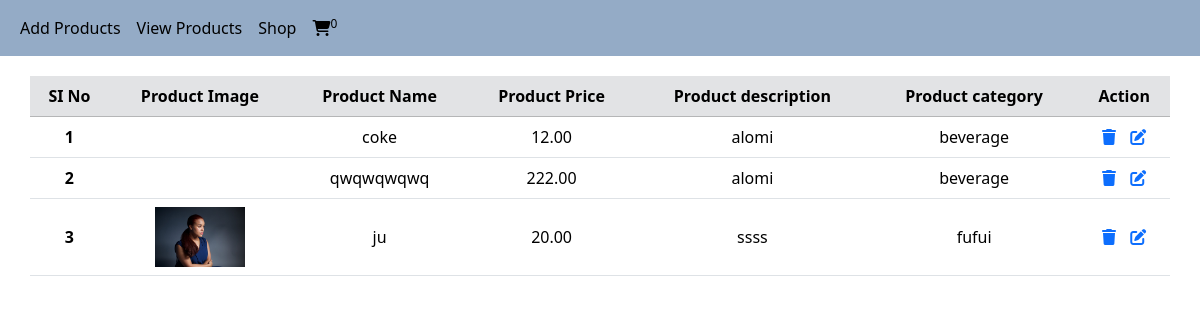
The page /admin_settings_viewproducts.php (signed in) on the database as committed earlier.
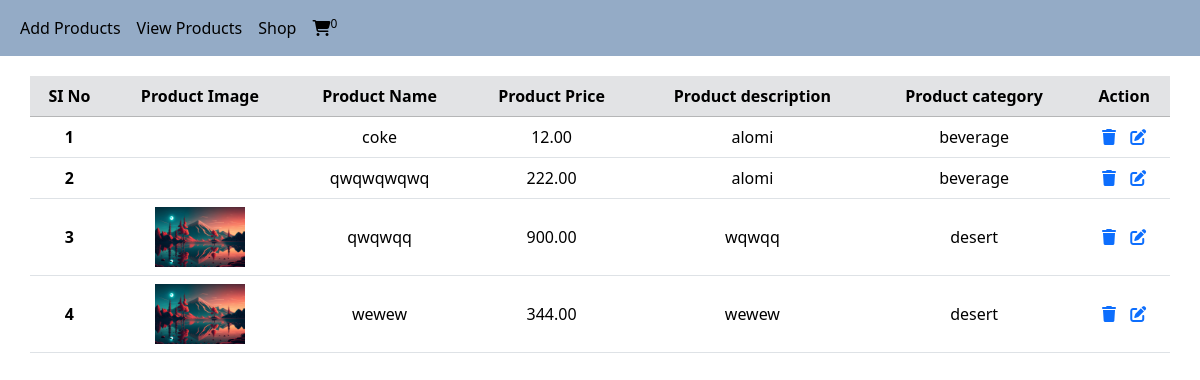
The same page on the database as committed later.
### tables this page shows
CREATE TABLE `menu` (
  `ID` int(11) NOT NULL,
  `name` varchar(100) NOT NULL,
  `description` text NOT NULL,
  `price` decimal(10,2) NOT NULL,
  `category` varchar(50) NOT NULL,
  `img_url` varchar(250) NOT NULL
);

### admin_settings_viewproducts.php (the view, shortened to what this page needs)
<?php
include("connections.php");
?>
<!DOCTYPE html>
<html lang="en">
<head>
  <link href="https://unpkg.com/boxicons@2.1.4/css/boxicons.min.css" rel="stylesheet" />
  <link href="https://cdn.jsdelivr.net/npm/bootstrap@5.3.3/dist/css/bootstrap.min.css" rel="stylesheet">
</head>
<body>
<?php
        require_once './components/nav_bar.php';
        ?>
  <div>
    <div class="sec">
      <table class="table">
        <?php
        $display_product = mysqli_query($con, "Select * from `menu`");
        $num = 1;
        if (mysqli_num_rows($display_product) > 0) {
          echo '<thead class=" table-secondary">
                <tr>
                  <th scope="col" class="text-center">SI No</th>
                  <th scope="col" class="text-center">Product Image</th>
                  <th scope="col" class="text-center">Product Name</th>
                  <th scope="col" class="text-center">Product Price</th>
                  <th scope="col" class="text-center">Product description</th>
                  <th scope="col" class="text-center">Product category</th>
                  <th scope="col" class="text-center">Action</th>
                </tr>
              </thead>
              <tbody>';
          while ($row = mysqli_fetch_assoc($display_product)) {
        ?>
            <tr>
              <th class="text-center" scope="row"><?php echo $num ?></th>
              <td class="text-center"><img src="IMAGES/<?php echo $row['img_url'] ?>" class="picc" alt=""></td>
              <td class="text-center"><?php echo $row['name'] ?></td>
              <td class="text-center"><?php echo $row['price'] ?></td>
              <td class="text-center"><?php echo $row['description'] ?></td>
              <td class="text-center"><?php echo $row['category'] ?></td>
              <td class="text-center">
                <a href="admin_settings_product_delete.php?delete=<?php echo $row['ID'] ?>" class="delete_product_btn" onclick="return confirm('Are you sure you want to delete this product');"><i class="fas fa-trash"></i></a>
                <a href="admin_settings_product_update.php?edit=<?php echo $row['ID'] ?>" class="update_product_btn">
                  <i class="fas fa-edit"></i></a>
              </td>
            </tr>
        <?php
            $num++;
          }
        } else {
          echo "<div class='d_message'>No Products available</div>";
        }
        ?>
        </tbody>
      </table>
    </div>
  </div>
</body>
</html>

Rows that differ between the two databases and show on the page:
removed menu: img_url (picture), name "ju", price "20.00", description "ssss", category "fufui"
added menu: img_url (picture), name "qwqwqq", price "900.00", description "wqwqq", category "desert"
added menu: img_url (picture), name "wewew", price "344.00", description "wewew", category "desert"
